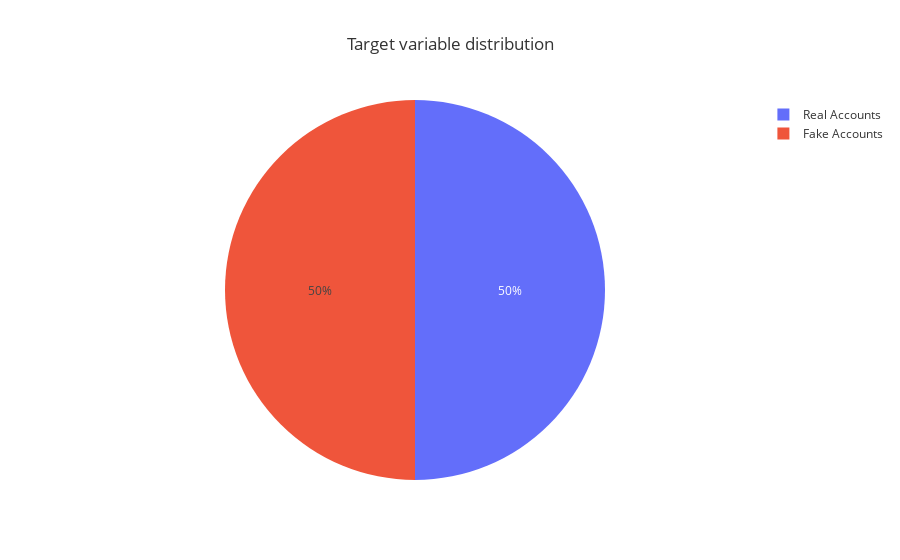

The notebook cell this image was saved under:
### Markdown cell above
<h2 id="eda-target" style="border-bottom: 1px solid #ccc;
            padding-bottom: 10px;
            margin-bottom: 10px;
            font-size: 22px;
            font-weight: bold;
            color: #2d4059;">Target Variable</h2><br>
<div style="font-size: 18px;
            line-height: 1.5;
            margin-bottom: 20px;
            font-family: Arial, sans-serif;">Before proceeding, we must look at the distribution of the target variable, to see if it's balanced or unbalanced. This is going to helps us decide which algorithms to pick to train our model or, if necessary, which direction to take in case of strong class imbalance.</div>

### Code cell
fig = px.pie(legend_df, names='fake', title='Target variable distribution', color_discrete_sequence = ['#636EFA','#EF553B'])
fig.update_layout(template = 'ggplot2')
fig.show()

### Figure 1 — Plotly figure (JSON) as saved in the notebook; plotly's stock layout.template omitted (floating-point values rounded to 4 significant figures; data arrays with more than 128 entries replaced by an {"elided": "..."} marker saying what was removed)
{"data": [{"domain": {"x": [0, 1], "y": [0, 1]}, "hovertemplate": "fake=%{label}<extra></extra>", "labels": {"elided": "574 str values"}, "legendgroup": "", "name": "", "showlegend": true, "type": "pie"}], "layout": {"legend": {"tracegroupgap": 0}, "piecolorway": ["#636EFA", "#EF553B"], "title": {"text": "Target variable distribution"}}}
